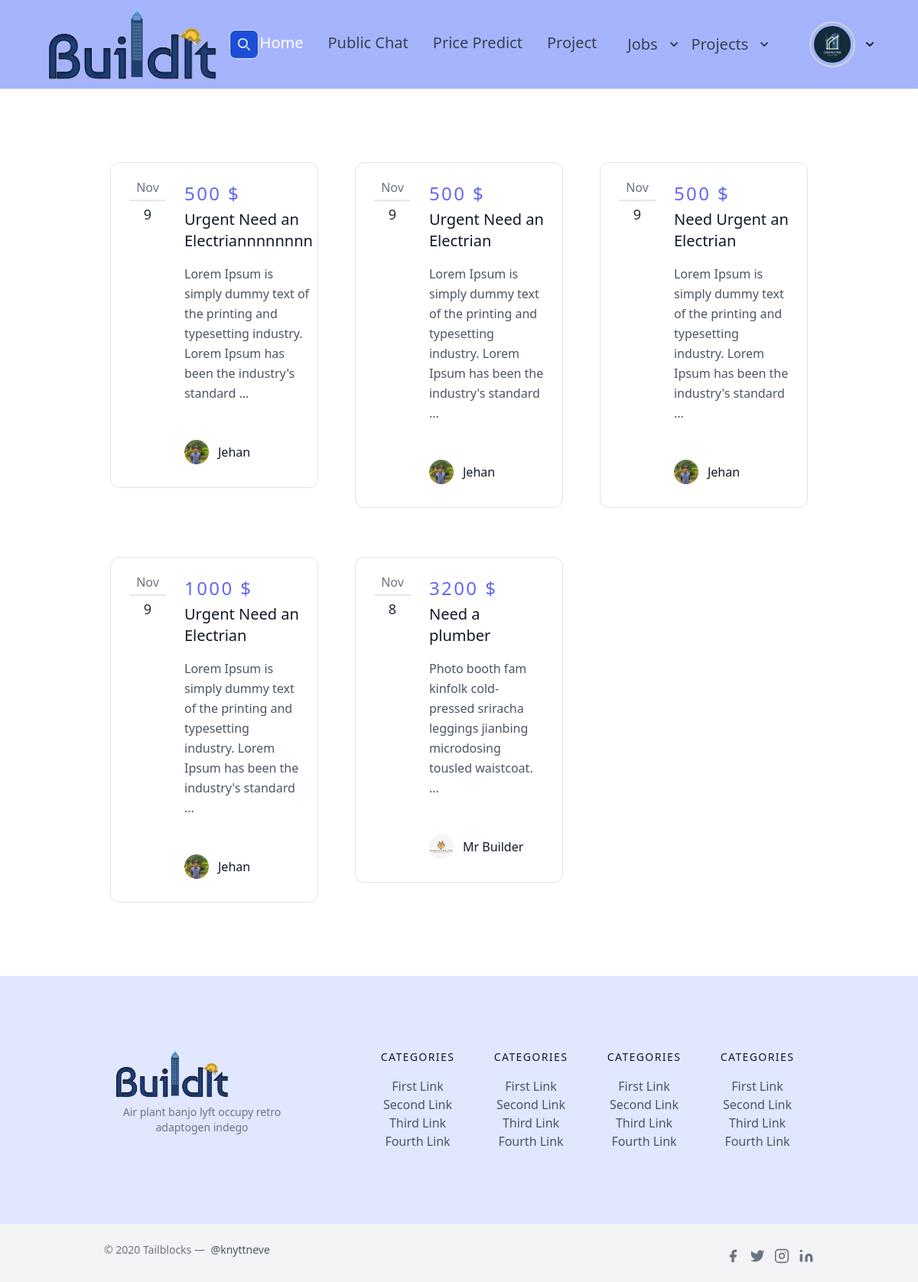
The page /jobs/ (signed in) on the database its author committed.
### users/models.py (models this page shows, shortened)
class Profile(models.Model):
    user = models.OneToOneField(User, on_delete=models.CASCADE)
    image = models.ImageField(default='default.jpg',upload_to='profile_pic')
    bio = models.CharField(default='',max_length=100)

### jobs/models.py (models this page shows, shortened)
class Jobs(models.Model):  # Inherit from models.Model here
    is_available = models.BooleanField(default=True)
    job_title = models.CharField(max_length=50)
    job_description = models.CharField(max_length=500)
    deal_payment = models.IntegerField(default=0)
    location = models.CharField(max_length=100)
    working_day = models.IntegerField(default=0)
    working_hours = models.IntegerField(default=0)
    experience_year = models.IntegerField(default=0)
    date_posted = models.DateTimeField(default=timezone.now)
    posted_by = models.ForeignKey(User,on_delete=models.CASCADE)

### jobs/views.py (the view)
# urls.py: path('',JobListView.as_view(),name='job-list'),
class JobListView(LoginRequiredMixin,ListView):
    model = Jobs
    template_name = 'jobs/job_dashboard.html'
    context_object_name = 'jobs'
    ordering = ['date_posted']
    paginate_by = 5
    login_url = '/login/'
    def get_queryset(self):
        return Jobs.objects.filter(is_available= True).exclude(posted_by=self.request.user).order_by('-date_posted')

### jobs/templates/jobs/job_dashboard.html (shortened to what this page needs)
{% extends 'posts/base.html' %}
{% block content %}
    <section class="text-gray-600 body-font min-vh-100">
        <div class="container px-5 py-24 mx-auto">
            <div class="flex flex-wrap -mx-4 -my-8">
                {% for job in jobs %}
                    <a href="{% url 'job-details' job.id %}" class="py-8 px-4 lg:w-1/3 h-90">
                        <div class="p-4 border border-slate-900 rounded-xl h-90">
                            <div class="flex items-start border-slate-900 h-90">
                                <div class="w-12 flex-shrink-0 flex flex-col text-center leading-none">
                                    <span class="text-gray-500 pb-2 mb-2 border-b-2 border-gray-200">{{ job.date_posted|date:"M" }}</span>
                                    <span class="font-medium text-lg text-gray-800 title-font leading-none">{{ job.date_posted.date.day }}</span>
                                </div>
                                <div class="flex-grow pl-6 h-90">
                                    <h2 class="tracking-widest text-2xl title-font font-medium text-indigo-500 mb-1">{{ job.deal_payment }}
                                        $</h2>
                                    <h1 class="title-font text-xl font-medium text-gray-900 mb-3">{{ job.job_title }}</h1>
                                    <p class="leading-relaxed mb-5">
                                        {{ job.job_description|slice:":120" }}{% if job.job_description|length > 80 %}
                                            ...{% endif %}
                                    </p>
                                    <div class="inline-flex items-center relative bottom-0">
                                        <img alt="blog" src="{{ job.posted_by.profile.image.url }}"
                                             class="w-8 h-8 rounded-full flex-shrink-0 object-cover object-center">
                                        <span class="flex-grow flex flex-col pl-3">
                                        <span class="title-font font-medium text-gray-900">{{ job.posted_by.username }}</span>
                                      </span>
                                    </div>
                                </div>
                            </div>
                        </div>
                    </a>
                {% endfor %}
            </div>
        </div>
    </section>
{% endblock %}

### posts/templates/posts/Header.html (shortened to what this page needs)
{% load static %}
<nav class="bg-indigo-300 border-gray-200 px-12 lg:px-6 py-2.5 dark:bg-gray-800 text-xl disfi">
        <div class="flex justify-evenly items-center  max-w-screen-3xl px-8">
            <a href="{% url 'posts-home' %}" class="flex items-center">
                <img src="{% static 'posts/images/logo.png' %}" class="mr-1.5 w-26 h-24 sm:h-24" alt="Flowbite Logo"/>
            </a>
            <form class="flex items-center max-w-4xl w-70" method="get" action="{% url 'post_search' %}">
                <button type="submit"
                        class="p-2.5 ms-2 text-sm font-medium text-white bg-blue-700 rounded-lg border border-blue-700 hover:bg-blue-800 focus:ring-4 focus:outline-none focus:ring-blue-300 dark:bg-blue-600 dark:hover:bg-blue-700 dark:focus:ring-blue-800">
                    <svg class="w-4 h-4" aria-hidden="true" xmlns="http://www.w3.org/2000/svg" fill="none"
                         viewBox="0 0 20 20">
                        <path stroke="currentColor" stroke-linecap="round" stroke-linejoin="round" stroke-width="2"
                              d="m19 19-4-4m0-7A7 7 0 1 1 1 8a7 7 0 0 1 14 0Z"/>
                    </svg>
                </button>
            </form>
            <div class="flex items-center justify-between gap-8 flex-nowrap lg:order-2">
                {% if user.is_authenticated %}
                    <div class="flex justify-between items-center">
                        {% if user.first_name == "B" %}
                            <div class="gap-8">
                                <button id="projectDropdownButton" data-dropdown-toggle="projectDropdown"
                                        class="text-gray-700 hover:bg-blue-800 focus:ring-4 focus:outline-none focus:ring-blue-300 font-medium rounded-lg text-xl px-2 py-2.5 text-center inline-flex items-center dark:bg-blue-600 hover:text-white dark:hover:bg-indigo-700 dark:focus:ring-indigo-700"
                                        type="button">
                                    Projects
                                    <svg class="w-2.5 h-2.5 ms-3" aria-hidden="true" xmlns="http://www.w3.org/2000/svg"
                                         fill="none" viewBox="0 0 10 6">
                                        <path stroke="currentColor" stroke-linecap="round" stroke-linejoin="round"
                                              stroke-width="2" d="m1 1 4 4 4-4"/>
                                    </svg>
                                </button>
                            </div>
                        {% endif %}
                        <div>
                            <button id="profileDropdownButton" data-dropdown-toggle="profileDropdown"
                                    class="py-2.5 text-center inline-flex items-center dark:bg-blue-600 dark:hover:bg-blue-700 dark:focus:ring-blue-800"
                                    type="button">
                                <img class="w-14 ml-12 h-14 p-1 rounded-full ring-2 ring-gray-300 dark:ring-gray-500"
                                     src="{{ user.profile.image.url }}" alt="Rounded avatar">
                                <svg class="w-2.5 h-2.5 ms-3" aria-hidden="true" xmlns="http://www.w3.org/2000/svg"
                                     fill="none" viewBox="0 0 10 6">
                                    <path stroke="currentColor" stroke-linecap="round" stroke-linejoin="round"
                                          stroke-width="2" d="m1 1 4 4 4-4"/>
                                </svg>
                            </button>
                        </div>
                    </div>
                {% endif %}
            </div>
            <div class="hidden justify-between items-center w-full lg:flex lg:w-auto lg:order-1" id="mobile-menu-2">
                <ul class="flex font-medium  lg:space-x-8 lg:mt-0">
                    <li>
                        <a href="{% url 'posts-home' %}"
                           class="block py-2 pr-4 pl-3 text-white rounded bg-blue-700 lg:bg-transparent lg:text-blue-700 lg:p-0 dark:text-white"
                           aria-current="page">Home</a>
                    </li>
                    <li>
                        <a href="{% url 'chat' %}"
                           class="block py-2 pr-4 pl-3 text-gray-700 border-b border-gray-100 hover:bg-gray-50 lg:hover:bg-transparent lg:border-0 lg:hover:text-blue-700 lg:p-0 dark:text-gray-400 lg:dark:hover:text-white dark:hover:bg-gray-700 dark:hover:text-white lg:dark:hover:bg-transparent dark:border-gray-700">Public
                            Chat</a>
                    </li>
                    <li>
                        <a href="{% url 'prediction' %}"
                           class="block py-2 pr-4 pl-3 text-gray-700 border-b border-gray-100 hover:bg-gray-50 lg:hover:bg-transparent lg:border-0 lg:hover:text-blue-700 lg:p-0 dark:text-gray-400 lg:dark:hover:text-white dark:hover:bg-gray-700 dark:hover:text-white lg:dark:hover:bg-transparent dark:border-gray-700">Price
                            Predict</a>
                    </li>
                    <li>
                        <a href="{% url 'project-dashboard' %}"
                           class="block py-2 pr-4 pl-3 text-gray-700 border-b border-gray-100 hover:bg-gray-50 lg:hover:bg-transparent lg:border-0 lg:hover:text-blue-700 lg:p-0 dark:text-gray-400 lg:dark:hover:text-white dark:hover:bg-gray-700 dark:hover:text-white lg:dark:hover:bg-transparent dark:border-gray-700">Project</a>
                    </li>
                    <li>
                        <div class="gap-8">
                                <button id="jobDropdownButton" data-dropdown-toggle="jobDropdown"
                                        class="text-gray-700 hover:bg-blue-800 focus:ring-4 focus:outline-none focus:ring-blue-300 font-medium rounded-lg text-xl px-2 py-2.5 text-center inline-flex items-center dark:bg-blue-600 hover:text-white dark:hover:bg-indigo-700 dark:focus:ring-indigo-700"
                                        type="button">
                                    Jobs
                                    <svg class="w-2.5 h-2.5 ms-3" aria-hidden="true" xmlns="http://www.w3.org/2000/svg"
                                         fill="none" viewBox="0 0 10 6">
                                        <path stroke="currentColor" stroke-linecap="round" stroke-linejoin="round"
                                              stroke-width="2" d="m1 1 4 4 4-4"/>
                                    </svg>
                                </button>
                            </div>
                    </li>
                </ul>
            </div>
        </div>
    </nav>

### posts/static/css_pm/myStyle.css (style rules this page uses)
html { line-height: 1.5; -webkit-text-size-adjust: 100%; -moz-tab-size: 4; -o-tab-size: 4; tab-size: 4; font-family: ui-sans-serif, system-ui, -apple-system, BlinkMacSystemFont, "Segoe UI", Roboto, "Helvetica Neue", Arial, "Noto Sans", sans-serif, "Apple Color Emoji", "Segoe UI Emoji", "Segoe UI Symbol", "Noto Color Emoji"; font-feature-settings: normal; font-variation-settings: normal; }
body { margin: 0; line-height: inherit; }
h1, h2, h3, h4, h5, h6 { font-size: inherit; font-weight: inherit; }
a { color: inherit; text-decoration: inherit; }
button, input, optgroup, select, textarea { font-family: inherit; font-feature-settings: inherit; font-variation-settings: inherit; font-size: 100%; font-weight: inherit; line-height: inherit; color: inherit; margin: 0; padding: 0; }
button, select { text-transform: none; }
button, [type='button'], [type='reset'], [type='submit'] { -webkit-appearance: button; background-color: transparent; background-image: none; }
blockquote, dl, dd, h1, h2, h3, h4, h5, h6, hr, figure, p, pre { margin: 0; }
ol, ul, menu { list-style: none; margin: 0; padding: 0; }
button, [role="button"] { cursor: pointer; }
img, svg, video, canvas, audio, iframe, embed, object { display: block; vertical-align: middle; }
img, video { max-width: 100%; height: auto; }
.relative { position: relative; }
.mb-1 { margin-bottom: 0.25rem; }
.mb-2 { margin-bottom: 0.5rem; }
.block { display: block; }
.flex { display: flex; }
.hidden { display: none; }
.h-4 { height: 1rem; }
.h-8 { height: 2rem; }
.w-8 { width: 2rem; }
.w-full { width: 100%; }
.items-start { align-items: flex-start; }
.items-center { align-items: center; }
.justify-between { justify-content: space-between; }
.rounded { border-radius: 0.25rem; }
.rounded-full { border-radius: 9999px; }
.border { border-width: 1px; }
.border-b { border-bottom-width: 1px; }
.border-b-2 { border-bottom-width: 2px; }
.border-gray-100 { --tw-border-opacity: 1; border-color: rgb(243 244 246 / var(--tw-border-opacity)); }
.border-gray-200 { --tw-border-opacity: 1; border-color: rgb(229 231 235 / var(--tw-border-opacity)); }
.object-cover { -o-object-fit: cover; object-fit: cover; }
.p-1 { padding: 0.25rem; }
.p-4 { padding: 1rem; }
.px-4 { padding-left: 1rem; padding-right: 1rem; }
.py-2 { padding-top: 0.5rem; padding-bottom: 0.5rem; }
.pr-4 { padding-right: 1rem; }
.text-2xl { font-size: 1.5rem; line-height: 2rem; }
.text-lg { font-size: 1.125rem; line-height: 1.75rem; }
.text-sm { font-size: 0.875rem; line-height: 1.25rem; }
.text-xl { font-size: 1.25rem; line-height: 1.75rem; }
.font-medium { font-weight: 500; }
.leading-none { line-height: 1; }
.text-gray-600 { --tw-text-opacity: 1; color: rgb(75 85 99 / var(--tw-text-opacity)); }
.text-gray-800 { --tw-text-opacity: 1; color: rgb(31 41 55 / var(--tw-text-opacity)); }
.text-white { --tw-text-opacity: 1; color: rgb(255 255 255 / var(--tw-text-opacity)); }

### rows shown on the page
Jobs: date_posted "Nov", date_posted.date.day "9", deal_payment "500", job_title "Urgent Need an Electriannnnnnnn", job_description "Lorem Ipsum is simply dummy text of the printing and typesetting industry. Lorem Ipsum has been the industry's standard", posted_by.profile.image (picture), posted_by.username "Jehan"
Jobs: date_posted "Nov", date_posted.date.day "9", deal_payment "500", job_title "Urgent Need an Electrian", job_description "Lorem Ipsum is simply dummy text of the printing and typesetting industry. Lorem Ipsum has been the industry's standard", posted_by.profile.image (picture), posted_by.username "Jehan"
Jobs: date_posted "Nov", date_posted.date.day "9", deal_payment "500", job_title "Need Urgent an Electrian", job_description "Lorem Ipsum is simply dummy text of the printing and typesetting industry. Lorem Ipsum has been the industry's standard", posted_by.profile.image (picture), posted_by.username "Jehan"
Jobs: date_posted "Nov", date_posted.date.day "9", deal_payment "1000", job_title "Urgent Need an Electrian", job_description "Lorem Ipsum is simply dummy text of the printing and typesetting industry. Lorem Ipsum has been the industry's standard", posted_by.profile.image (picture), posted_by.username "Jehan"
Jobs: date_posted "Nov", date_posted.date.day "8", deal_payment "3200", job_title "Need a plumber", job_description "Photo booth fam kinfolk cold-pressed sriracha leggings jianbing microdosing tousled waistcoat.", posted_by.profile.image (picture), posted_by.username "Mr Builder"
